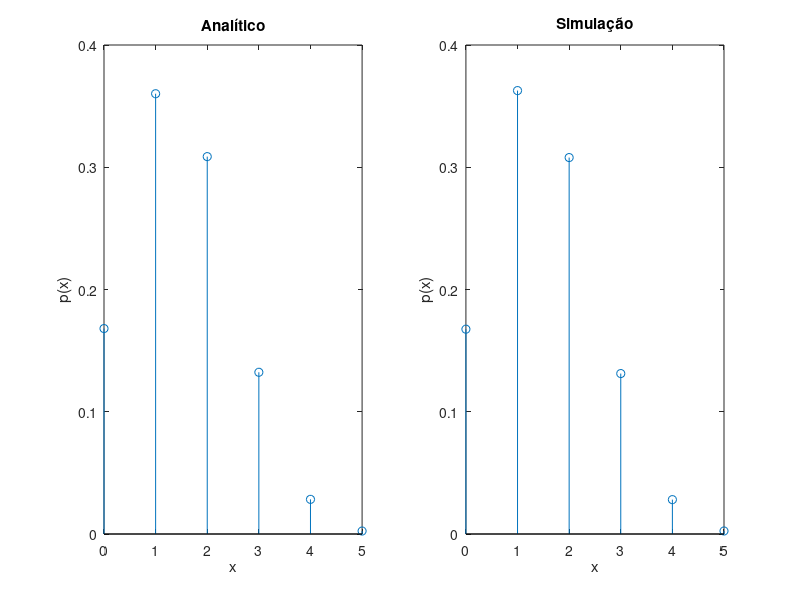

The MATLAB script that drew this image:
%
% A variável X é do tipo binomial.
% A sua função distribuição será do tipo
% 	F_analitico(x+1) = nchoosek(n, x) * p_sucesso^x * (1-p_sucesso)^(n-x);
%


%Analítico
p_sucesso = 0.3;
n = 5;

F_analitico = zeros(1, n+1);

for(x = 0 : n)
	F_analitico(x+1) = nchoosek(n, x) * p_sucesso^x * (1-p_sucesso)^(n-x);
end

F_analitico
subplot(1, 2, 1);
stem([0 : 5], F_analitico);
xlabel('x');
ylabel('p(x)');
title('Analítico');

% Prob. de no max. 2 serem defeituosas:
p_a = sum(F_analitico(1, 1:3))

%Simulação
n_exp = 1e5;

exp = rand(n, n_exp) < p_sucesso;
F_sim = zeros(1, n+1);

for(i = 1 : n_exp)
	F_sim(sum(exp(1:end, i)) + 1) += 1;
end

F_sim /= n_exp;

subplot(1, 2, 2);
stem([0 : 5], F_sim);
xlabel('x');
ylabel('p(x)');
title('Simulação');

% Prob. de no max. 2 serem defeituosas:
p_sim = sum(F_sim(1, 1:3))
